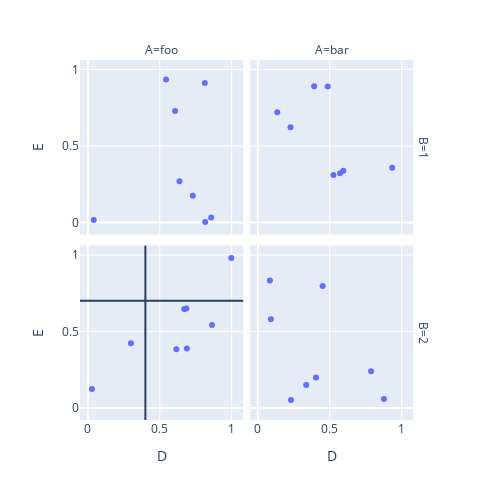

Source (notebook cell):
### Code cell
import plotly.express as px

fig = px.scatter(df.reset_index(), x="D", y="E", facet_col="A", facet_row="B")
fig.update_layout(width=500, height=500)
fig.add_hline(y=0.7, row=1, col=1)
fig.add_vline(x=0.4, row=1, col=1)

### Figure 1 — Plotly figure (JSON) as saved in the notebook; plotly's stock layout.template omitted (floating-point values rounded to 4 significant figures)
{"data": [{"hovertemplate": "B=1<br>A=foo<br>D=%{x}<br>E=%{y}<extra></extra>", "legendgroup": "", "marker": {"color": "#636efa", "symbol": "circle"}, "mode": "markers", "name": "", "orientation": "v", "showlegend": false, "type": "scatter", "x": [0.637, 0.04097, 0.8133, 0.6066, 0.5436, 0.8159, 0.8574, 0.7297], "xaxis": "x3", "y": [0.2698, 0.01653, 0.9128, 0.7295, 0.9351, 0.002739, 0.03359, 0.1757], "yaxis": "y3"}, {"hovertemplate": "B=1<br>A=bar<br>D=%{x}<br>E=%{y}<extra></extra>", "legendgroup": "", "marker": {"color": "#636efa", "symbol": "circle"}, "mode": "markers", "name": "", "orientation": "v", "showlegend": false, "type": "scatter", "x": [0.1351, 0.5254, 0.4858, 0.934, 0.5715, 0.5943, 0.3916, 0.2272], "xaxis": "x4", "y": [0.7215, 0.3102, 0.8895, 0.3578, 0.3219, 0.3379, 0.8903, 0.6232], "yaxis": "y4"}, {"hovertemplate": "B=2<br>A=foo<br>D=%{x}<br>E=%{y}<extra></extra>", "legendgroup": "", "marker": {"color": "#636efa", "symbol": "circle"}, "mode": "markers", "name": "", "orientation": "v", "showlegend": false, "type": "scatter", "x": [0.8632, 0.2997, 0.02832, 0.6706, 0.6154, 0.9972, 0.6855, 0.6884], "xaxis": "x", "y": [0.5415, 0.4227, 0.1243, 0.6472, 0.3837, 0.9808, 0.6505, 0.3889], "yaxis": "y"}, {"hovertemplate": "B=2<br>A=bar<br>D=%{x}<br>E=%{y}<extra></extra>", "legendgroup": "", "marker": {"color": "#636efa", "symbol": "circle"}, "mode": "markers", "name": "", "orientation": "v", "showlegend": false, "type": "scatter", "x": [0.08402, 0.7871, 0.8765, 0.3361, 0.4503, 0.2306, 0.4046, 0.09075], "xaxis": "x2", "y": [0.8326, 0.2394, 0.05857, 0.1503, 0.7963, 0.05202, 0.1985, 0.5803], "yaxis": "y2"}], "layout": {"annotations": [{"showarrow": false, "text": "A=foo", "x": 0.24, "xanchor": "center", "xref": "paper", "y": 1, "yanchor": "bottom", "yref": "paper"}, {"showarrow": false, "text": "A=bar", "x": 0.74, "xanchor": "center", "xref": "paper", "y": 1, "yanchor": "bottom", "yref": "paper"}, {"showarrow": false, "text": "B=2", "textangle": 90, "x": 0.98, "xanchor": "left", "xref": "paper", "y": 0.2425, "yanchor": "middle", "yref": "paper"}, {"showarrow": false, "text": "B=1", "textangle": 90, "x": 0.98, "xanchor": "left", "xref": "paper", "y": 0.7575, "yanchor": "middle", "yref": "paper"}], "height": 500, "legend": {"tracegroupgap": 0}, "margin": {"t": 60}, "shapes": [{"type": "line", "x0": 0, "x1": 1, "xref": "x domain", "y0": 0.7, "y1": 0.7, "yref": "y"}, {"type": "line", "x0": 0.4, "x1": 0.4, "xref": "x", "y0": 0, "y1": 1, "yref": "y domain"}], "width": 500, "xaxis": {"anchor": "y", "autorange": true, "domain": [0, 0.48], "range": [-0.05447, 1.08], "title": {"text": "D"}, "type": "linear"}, "xaxis2": {"anchor": "y2", "autorange": true, "domain": [0.5, 0.98], "matches": "x", "range": [-0.05447, 1.08], "title": {"text": "D"}, "type": "linear"}, "xaxis3": {"anchor": "y3", "autorange": true, "domain": [0, 0.48], "matches": "x", "range": [-0.05447, 1.08], "showticklabels": false, "type": "linear"}, "xaxis4": {"anchor": "y4", "autorange": true, "domain": [0.5, 0.98], "matches": "x", "range": [-0.05447, 1.08], "showticklabels": false, "type": "linear"}, "yaxis": {"anchor": "x", "autorange": true, "domain": [0, 0.485], "range": [-0.07883, 1.062], "title": {"text": "E"}, "type": "linear"}, "yaxis2": {"anchor": "x2", "autorange": true, "domain": [0, 0.485], "matches": "y", "range": [-0.07883, 1.062], "showticklabels": false, "type": "linear"}, "yaxis3": {"anchor": "x3", "autorange": true, "domain": [0.515, 1], "matches": "y", "range": [-0.07883, 1.062], "title": {"text": "E"}, "type": "linear"}, "yaxis4": {"anchor": "x4", "autorange": true, "domain": [0.515, 1], "matches": "y", "range": [-0.07883, 1.062], "showticklabels": false, "type": "linear"}}}
